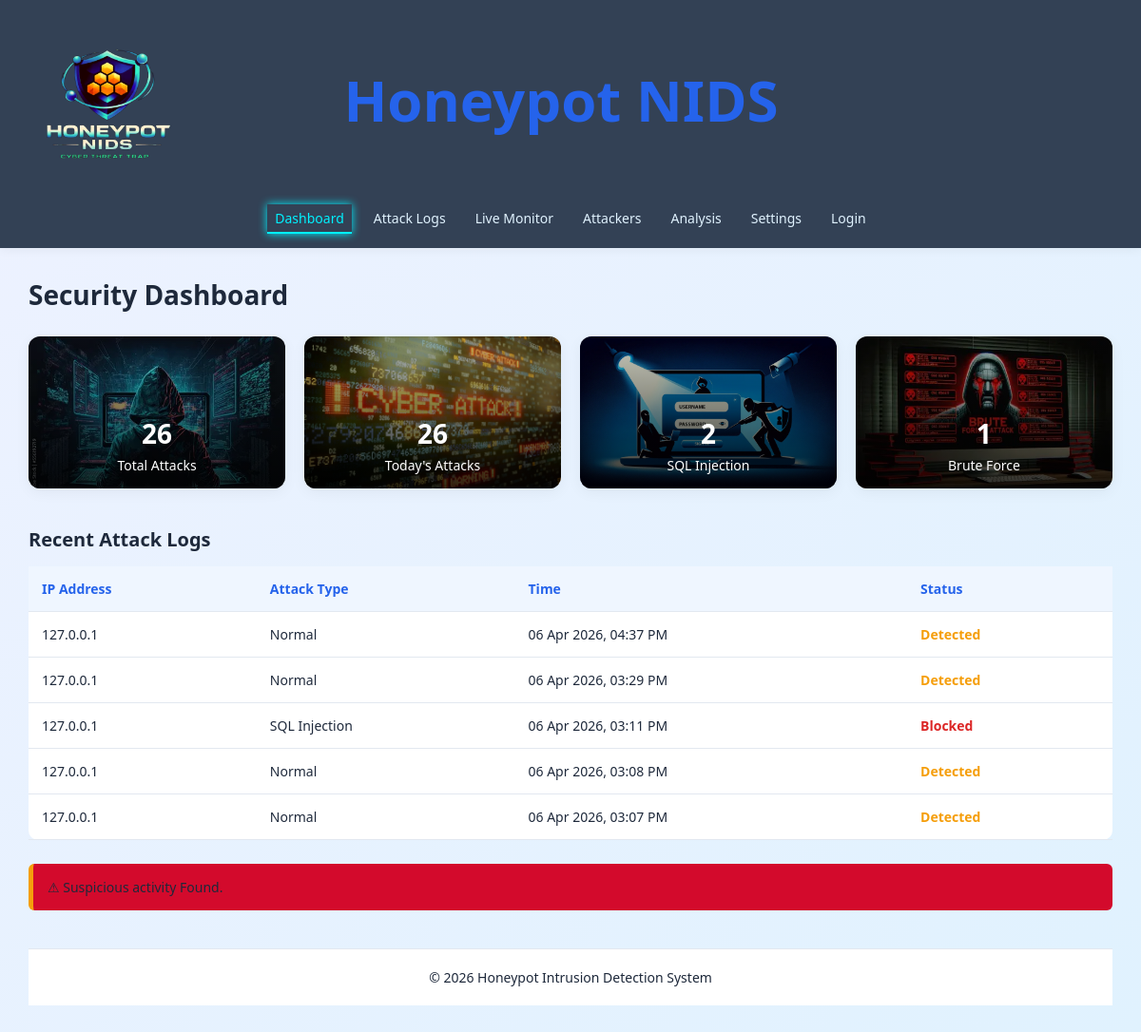
The app's page /, older data.
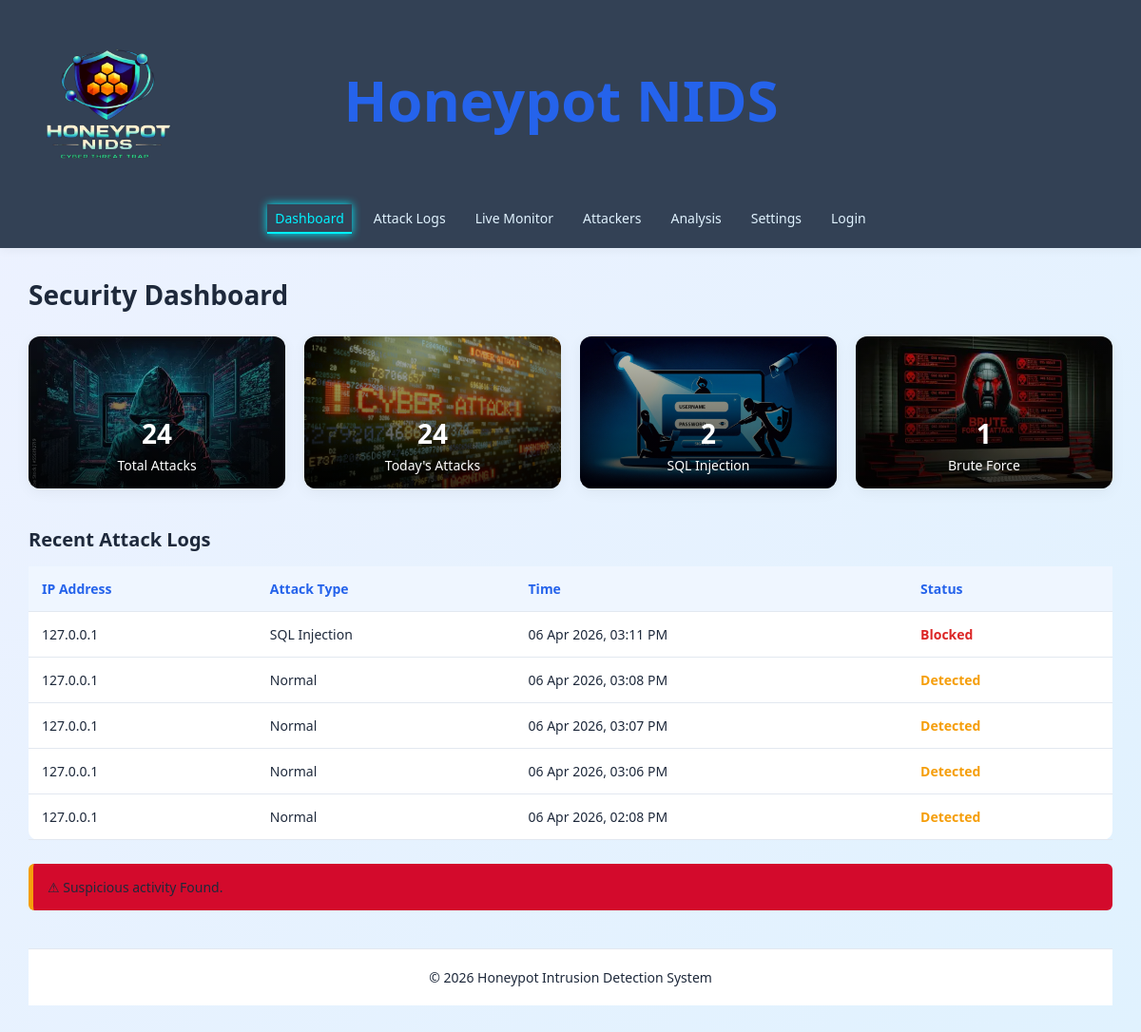
The same page, newer data.
### honeypot_app/models.py (models this page shows, shortened)
class Attack(models.Model):
    ATTACK_TYPES = [
        ('SQL Injection', 'SQL Injection'),
        ('XSS', 'XSS'),
        ('Brute Force', 'Brute Force'),
        ('Command Injection', 'Command Injection'),
        ('Directory Traversal', 'Directory Traversal'),
        ('Normal', 'Normal'),
    ]
    ip_address = models.CharField(max_length=100)
    attack_type = models.CharField(max_length=100, choices=ATTACK_TYPES, default='Normal')
    payload = models.TextField()
    target = models.CharField(max_length=200, blank=True, null=True)
    time = models.DateTimeField(auto_now_add=True)
    status = models.CharField(max_length=50, default='Blocked')

### honeypot_app/views.py (the view)
# urls.py: path('', views.dashboard, name='dashboard'),
def dashboard(request):
    attacks = Attack.objects.order_by('-time')[:5]
    total_attacks = Attack.objects.count()
    today_attacks = Attack.objects.count()
    sql_count = Attack.objects.filter(attack_type='SQL Injection').count()
    brute_count = Attack.objects.filter(attack_type='Brute Force').count()
    recent_attacks = Attack.objects.order_by('-time')[:5]
    context = {
        'attacks': attacks,
        'total_attacks': total_attacks,
        'today_attacks': today_attacks,
        'sql_count': sql_count,
        'brute_count': brute_count,
        'recent_attacks': recent_attacks,
    }
    return render(request, 'index.html', context)

### templates/index.html (shortened to what this page needs)
<!DOCTYPE html>
<html lang="en">
<head>
</head>
<body>
<header class="navbar">
<div class="nav-left">
<img src="/static/Picsart_26-04-08_16-08-23-810.png" class="logo-img">
</div>
<div class="title">Honeypot NIDS</div>
<div class="navlinks">
<a href="{% url 'dashboard' %}" class="{% if request.resolver_match.url_name == 'dashboard' %}active{% endif %}">Dashboard</a>
<a href="{% url 'logs' %}" class="{% if request.resolver_match.url_name == 'logs' %}active{% endif %}">Attack Logs</a>
<a href="{% url 'monitor' %}" class="{% if request.resolver_match.url_name == 'monitor' %}active{% endif %}">Live Monitor</a>
<a href="{% url 'attackers' %}" class="{% if request.resolver_match.url_name == 'attackers' %}active{% endif %}">Attackers</a>
<a href="{% url 'analysis' %}" class="{% if request.resolver_match.url_name == 'analysis' %}active{% endif %}">Analysis</a>
<a href="{% url 'settings' %}" class="{% if request.resolver_match.url_name == 'settings' %}active{% endif %}">Settings</a>
<a href="{% url 'login' %}" class="{% if request.resolver_match.url_name == 'login' %}active{% endif %}">Login</a>
</div>
</header>
<div class="main">
<h1>Security Dashboard</h1>
<div class="cards">
<div class="card">
<img class="card-img" src="/static/OIP.webp">
<h2>{{ total_attacks }}</h2>
<p>Total Attacks</p>
</div>
<div class="card">
<img class="card-img" src="/static/dhi.webp">
<h2>{{ today_attacks }}</h2>
<p>Today's Attacks</p>
</div>
<div class="card">
<img class="card-img" src="/static/sqli.webp">
<h2>{{ sql_count }}</h2>
<p>SQL Injection</p>
</div>
<div class="card">
<img  class="card-img" src="/static/bf.webp">
<h2>{{ brute_count }}</h2>
<p>Brute Force</p>
</div>
</div>
<h2 class="section">Recent Attack Logs</h2>
<div class="table-wrapper">
<table>
<tr>
<th>IP Address</th>
<th>Attack Type</th>
<th>Time</th>
<th>Status</th>
</tr>
{% for attack in recent_attacks %}
<tr>
<td>{{ attack.ip_address }}</td>
<td>{{ attack.attack_type }}</td>
<td>{{ attack.time|date:"d M Y, h:i A" }}</td>
<td class="{% if attack.status == 'Blocked' %}danger{% else %}warning{% endif %}">
{{ attack.status }}
</td>
</tr>
{% empty %}
<tr>
<td colspan="4">No attack logs found.</td>
</tr>
{% endfor %}
</table>
</div>
{% if latest_alert %}
<div class="alert">
⚠ {{ latest_alert }}
</div>
{% else %}
<div class="alert">
⚠ Suspicious activity Found.
</div>
{% endif %}
<footer>
© 2026 Honeypot Intrusion Detection System
</footer>
</div>
</body>
</html>

### templates/index.html (style rules this page uses)
* { margin:0; padding:0; box-sizing:border-box; font-family:Segoe UI, sans-serif; transition: all 0.3s ease-in-out; }
body { background:linear-gradient(135deg,#eef2ff,#e0f2fe); color:#1e293b; min-height:100vh; }
.navbar { display:flex; align-items:center; justify-content:space-between; padding:15px 25px; background:#334155; box-shadow:0 2px 10px rgba(0,0,0,0.05); flex-wrap:wrap; gap:10px; }
.nav-left,.nav-right { display:flex; align-items:center; }
.logo-img { width:180px; height:180px; object-fit:contain; }
.title { font-size:60px; font-weight:bold; color:#2563eb; text-align:center; flex:1; margin-left: -200px; }
.navlinks { display:flex; flex-wrap:wrap; gap:15px; width:100%; justify-content:center; margin-top:10px; }
.navlinks a.active { color: #00f2ff; border-bottom: 2px solid #00f2ff; box-shadow: 0 0 10px #00f2ff; }
.navlinks a { text-decoration:none; color:#e0f2fe; font-weight:500; font-size:14px; position:relative; padding:5px 8px; }
.navlinks a::after { content:""; position:absolute; width:0%; height:2px; bottom:0; left:0; background:#2563eb; }
.main { width:100%; padding:30px; max-width:1200px; margin:auto; }
.main h1 { font-size:28px; }
.cards { display:grid; grid-template-columns:repeat(4,1fr); gap:20px; margin-top:25px; }
.card { position:relative; overflow:hidden; border-radius:12px; height:160px; display:flex; flex-direction:column; justify-content:flex-end; padding:15px; color:white; background:white; box-shadow:0 4px 15px rgba(0,0,0,0.05); }
.card-img { position:absolute; top:0; left:0; width:100%; height:100%; object-fit:cover; z-index:0; }
.card::after { content:""; position:absolute; top:0; left:0; width:100%; height:100%; background:linear-gradient(to top, rgba(0,0,0,0.8), rgba(0,0,0,0.2)); z-index:1; }
.card h2, .card p { position:relative; z-index:2; color:white; text-align:center; }
.card h2 { font-size:28px; margin-bottom:5px; }
.card p { font-size:14px; }
.section { margin-top:40px; font-size:20px; }
.table-wrapper { overflow-x:auto; margin-top:15px; }
table { width:100%; border-collapse:collapse; background:white; border-radius:10px; min-width:500px; }
th,td { padding:14px; text-align:left; border-bottom:1px solid #e2e8f0; font-size:14px; }
th { background:#eff6ff; color:#2563eb; }
.danger { color:#dc2626; font-weight:bold; }
.warning { color:#f59e0b; font-weight:bold; }
.alert { margin-top:25px; padding:15px; background:#d30a2c; border-left:5px solid #f59e0b; border-radius:6px; font-size:14px; animation:glowPulse 2s infinite; }
footer { margin-top:40px; padding:20px; text-align:center; background:white; border-top:1px solid #e2e8f0; font-size:14px; }

Row changes from the older to the newer data that the page shows:
removed Attack: ip_address "127.0.0.1", attack_type "Normal", time "06 Apr 2026, 04:37 PM", status "Detected"
removed Attack: ip_address "127.0.0.1", attack_type "Normal", time "06 Apr 2026, 03:29 PM", status "Detected"
now on this page (row unchanged): Attack: ip_address "127.0.0.1", attack_type "Normal", time "06 Apr 2026, 03:06 PM", status "Detected"
now on this page (row unchanged): Attack: ip_address "127.0.0.1", attack_type "Normal", time "06 Apr 2026, 02:08 PM", status "Detected"
Text that changed along with them:
{{ total_attacks }}: "26" → "24"
{{ today_attacks }}: "26" → "24"
